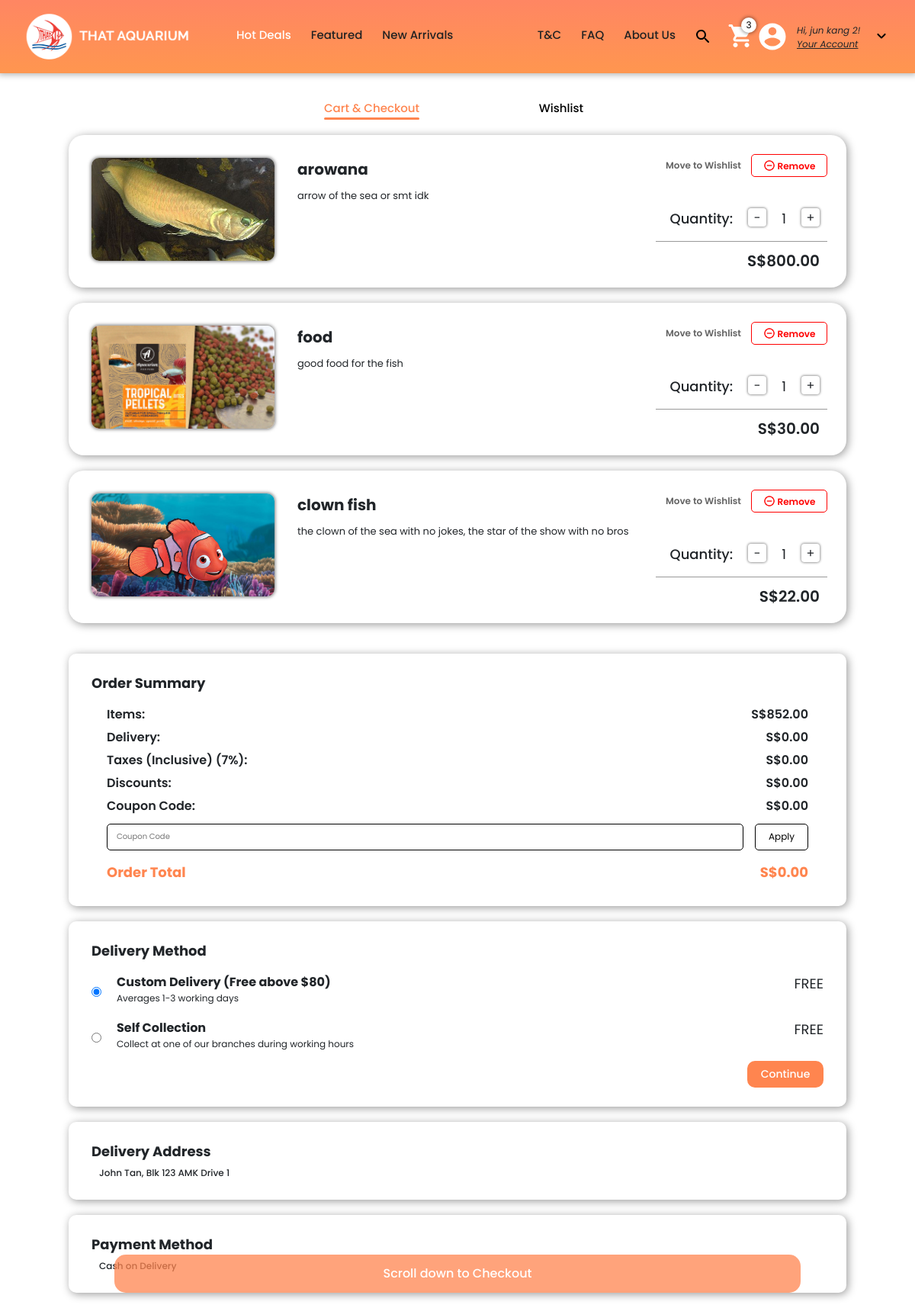
Before: /cart/ (signed in) with the older database file.
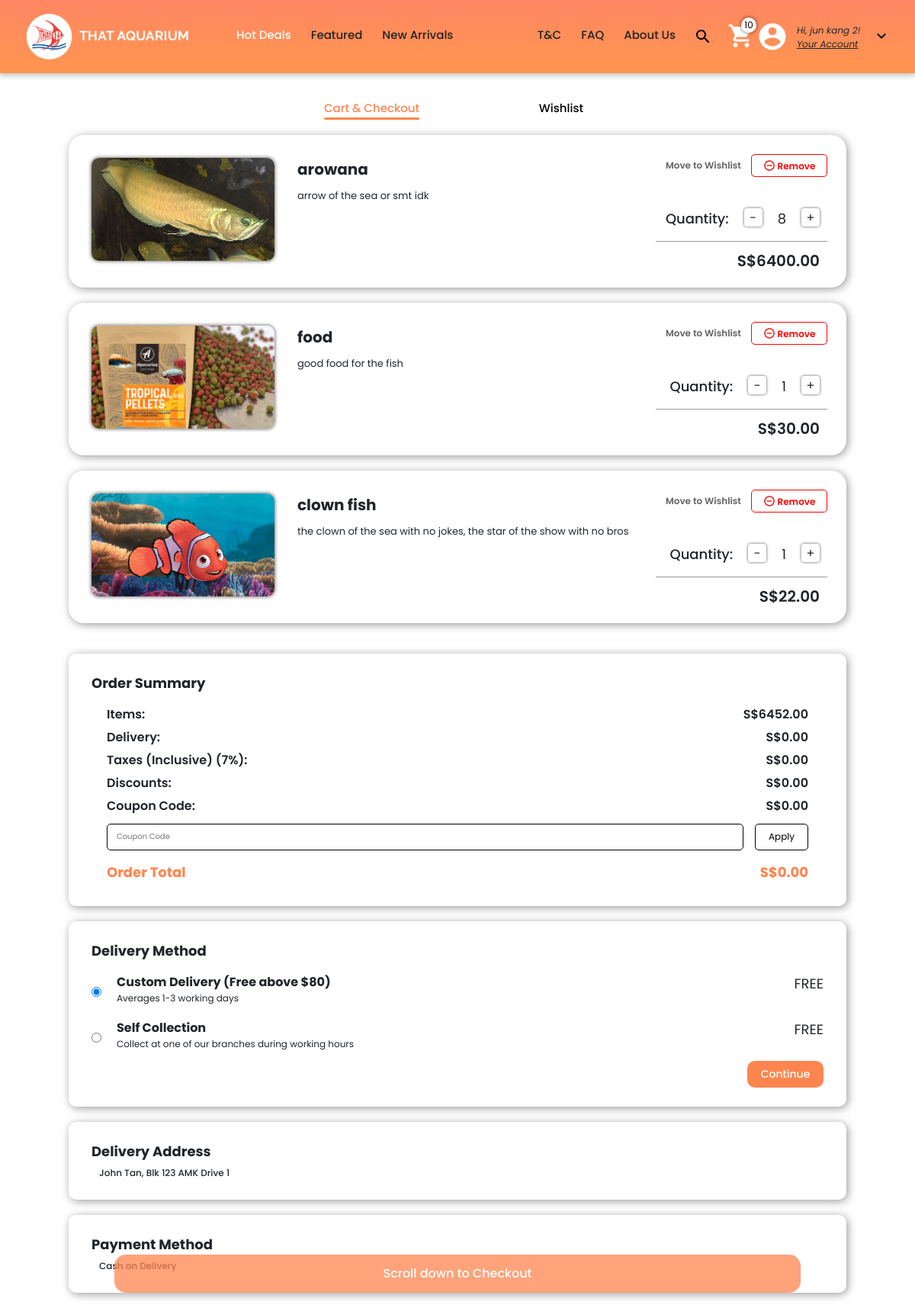
After: the same page with the newer database file.
### store/models.py (models this page shows, shortened)
class Orderitem(models.Model):
    product = models.ForeignKey(Product,on_delete=models.SET_NULL,null=True,blank=True)
    order = models.ForeignKey(Order,on_delete=models.SET_NULL,null=True,blank=True)
    quantity = models.IntegerField(default=0)
    date_added = models.DateTimeField(auto_now_add=True)
    @property
    def get_total(self):
        total = self.product.price * self.quantity
        return total

class Product(models.Model):
    display = [
        ('H', 'Hot deals'),
        ('F', 'Featured'),
        ('N', 'New Arrivals'),
        ('B', 'Blocked'), #hidden from every where but exists in the database
        ('D', 'Database'),#this means it will be avaliable in the search but not in the other fields
    ]
    product_name = models.CharField(max_length=150,default="product")
    product_type = models.CharField(max_length=100,default="accessory")
    product_class = models.CharField(max_length=100,default="class")
    product_category = models.CharField(max_length=100,default="parts")
    price = models.DecimalField(decimal_places=2,max_digits=9)
    image = models.ImageField(null=True,blank=True)
    quantity = models.IntegerField(default=0)
    description = models.TextField(default="Description")
    display_type = models.CharField(max_length=1,choices=display,default='D')
    @property
    def imageURL(self):
            try:
                url = self.image.url
            except:
                url = ''
            return url

### store/views.py (the view)
# urls.py: path('cart/', views.cart,name='cart'),
def cart(request):
    items, CartTotal = cartData(request)
    cartItem = cartItemData(request)
    addresses = None
    if request.user.is_authenticated:
        addresses = addressData(request)
    context = {'cartItems':cartItem,"items":items,"CartTotal":CartTotal,"addresses":addresses}
    return render(request,'home_page/cart.html',context)

### store/models.py (called while the page is built)
    @property
    def get_cart_items(self):
        orderitem = self.orderitem_set.all()
        total = sum([item.quantity for item in orderitem])
        return total

    def __str__(self):
        return self.id.__str__()

### store/utils.py (called while the page is built)
def cartData(request):
    if request.user.is_authenticated:
        customer = request.user
        order,created = Order.objects.get_or_create(customer=customer)
        items = order.orderitem_set.all()
        CartTotal = 0
        for item in items:
            CartTotal += item.get_total
    else:
        cartItem,items = CookieCart(request)
        CartTotal = 0
        for item in items:
            CartTotal+=item["get_total"]
    return [items,CartTotal]

def cartItemData(request):
    if request.user.is_authenticated:
        customer = request.user
        order, created = Order.objects.get_or_create(customer=customer)
        cartItem = order.get_cart_items
    else:
        cartItem,items = CookieCart(request)
    return cartItem

def addressData(request):
    if request.user.is_authenticated:
        customer = request.user
        address = customer.address_set.all()
        print(address)
    return address

### store/templates/home_page/cart.html (shortened to what the changed rows need)
{% extends 'home_page/main.html' %}
{% load static %}
{% block content %}
    <link href = "{% static 'css/cart.css' %}" rel = "stylesheet" type = "text/css">
    <div class = "cart-body mx-auto">
        <div class = "cart-region">
            {% if items|length != 0 %}
                {% for item in items %}
                    <div class = "cart-item">
                        <img src='{{ item.product.imageURL }}' class = "item-images">
                        <div class = "item-text">
                            <p class = "item-name">{{ item.product.product_name }}</p>
                            <p class = "item-description">{{ item.product.description }}</p>
                        </div>
                        <div class = "item-right-side-elements">
                            <div class = "cart-buttons">
                                {% if request.user.is_authenticated %}
                                    <button class = "save-later update-cart" data-product={{ item.product.id }} data-action="w" data-qty = {{ item.quantity }}>Move to Wishlist</button>
                                {% endif %}
                                <button class = "btn update-cart remove-from-cart" data-action="deletec" data-product={{ item.product.id }}>
                                    <img src = "{% static 'images/Checkout/remove_circle_outline-24px.png' %}" class = "remove-image">
                                    Remove
                                </button>
                            </div>
                            <div class = "item-right-side-bottom-elements">
                                <div class = "quantities">
                                    <p class = "quantity-text">Quantity:</p>
                                    <button  data-product={{ item.product.id }} data-action="removec" class="btn update-cart change-quantity change-quantity-minus">-</button>
                                    <p class = "item-quantity">{{ item.quantity }}</p>
                                    <button  data-product={{ item.product.id }} data-action="addc" class="btn update-cart change-quantity change-quantity-add">+</button>
                                </div>
                                <div class = "divider"></div>
                                <p class = "item-total">S${{ item.get_total }}</p>
                            </div>
                        </div>
                    </div>
                {% endfor %}
            {% else %}
                <p class = "nothing-in-cart">There's nothing in your cart right now. Browse our shop and add some stuff!</p>
            {% endif %}
        </div>
        <div class = "summary-region" id = "summary-region">
            <form id = "cart-form" method="POST" action="">
                <div class = "order-summary summary-region-items">
                    <div class = "order-summary-inner">
                        <div class = "order-summary-inner-text order-summary-inner-text-row-1">
                            <p class = "order-summary-inner-text-row-1-left order-summary-inner-text-row-left">Items:</p>
                            <p class = "order-summary-inner-text-row-1-right order-summary-inner-text-row-right">S${{ CartTotal }}</p>
                        </div>
                    </div>
                </div>
            </form>
        </div>
    </div>
{% endblock content %}

### store/templates/home_page/main.html (shortened to what this page needs)
{% load static %}
<html lang="en">
    <head>
        <link rel="stylesheet" href="https://stackpath.bootstrapcdn.com/bootstrap/4.4.1/css/bootstrap.min.css">
        <link rel="stylesheet" href="{% static 'css/main.css' %}" type = "text/css">
    </head>
    <body>
        <nav class="navbar navbar-expand-lg navbar-dark navbar-background">
            <a class="navbar-brand logo-a" href="{% url 'front_page' %}">
                <img id = "logo" src="{% static 'images/Shared/Logo-final.png' %}">
            </a>
            <div class="collapse navbar-collapse" id="navbarSupportedContent">
                <ul class="navbar-nav mr-auto">
                    <li class="nav-item">
                        <a class="nav-link navbar-text-item-current" id = "hot-deals" href="{% url 'hot'%}">
                            Hot Deals
                        </a>
                    </li>
                    <li class="nav-item">
                        <a class="nav-link navbar-text-item-normal" id = "featured" href="{% url 'featured'%}">
                            Featured
                        </a>
                    </li>
                    <li class="nav-item">
                        <a class="nav-link navbar-text-item-normal" id = "new-arrivals" href="{% url 'new'%}">
                            New Arrivals
                        </a>
                    </li>
                </ul>
                <div class="ml-auto">
                    <ul class="navbar-nav mr-auto">
                        <li class="nav-item">
                            <a class="nav-link navbar-text-item-normal" id = "t-and-c" href="{% url 'terms'%}">
                                T&C
                            </a>
                        </li>
                        <li class="nav-item">
                            <a class="nav-link navbar-text-item-normal" id = "faq" href="{% url 'FAQ'%}">
                                FAQ
                            </a>
                        </li>
                        <li class="nav-item">
                            <a class="nav-link navbar-text-item-normal" id = "about-us" href="{% url 'about'%}">
                                About Us
                            </a>
                        </li>
                    </ul>
                </div>
            </div>
            <div class = "search-and-cart">
                <div>
                    <button class="submit-button" type="submit">
                        <img src = "{% static 'images/Shared/search-24px.svg' %}">
                    </button>
                </div>
                <a href="{% url 'cart' %}" class = "right-of-search-bar cart">
                    <p class = "cart-items-counter">{{ cartItems }}</p>
                    <img src="{% static 'images/Home Page/cart.svg' %}" class = "nav-images cart-image">
                </a>
            </div>
            <div class = "account-back">
                <div class = "account-top">
                    <div>
                        <a href="{% url 'account' %}" class = "account">
                            <img src="{% static 'images/Home Page/account_circle-24px.svg' %}" class = "nav-images right-of-search-bar account-image">
                        </a>
                    </div>
                    <div class = "account-text">
                        {% if not request.user.is_authenticated %}
                            <p class = "account-line-1 account-line"><i>Hi, Guest!</i></p>
                            <p class = "account-line-2 account-line"><u><i>Login/Signup</i></u></p>
                        {% else %}
                            <p class = "account-line-1 account-line"><i>Hi, {{ request.user.first_name }}!</i></p>
                            <p class = "account-line-2 account-line"><u><i>Your Account</i></u></p>
                        {% endif %}
                    </div>
                    <img src = "{% static 'images/Shared/expand_more-24px.svg' %}" class = "dropdown">
                </div>
            </div>
        </nav>
        {% block content %}
        {% endblock content %}
    </body>
</html>

Changed rows visible on the page:
changed Orderitem "arowana": quantity "1" → "8"; get_total "800.00" → "6400.00"
Other visible differences:
{{ cartItems }}: "3" → "10"
{{ CartTotal }}: "852.00" → "6452.00"
